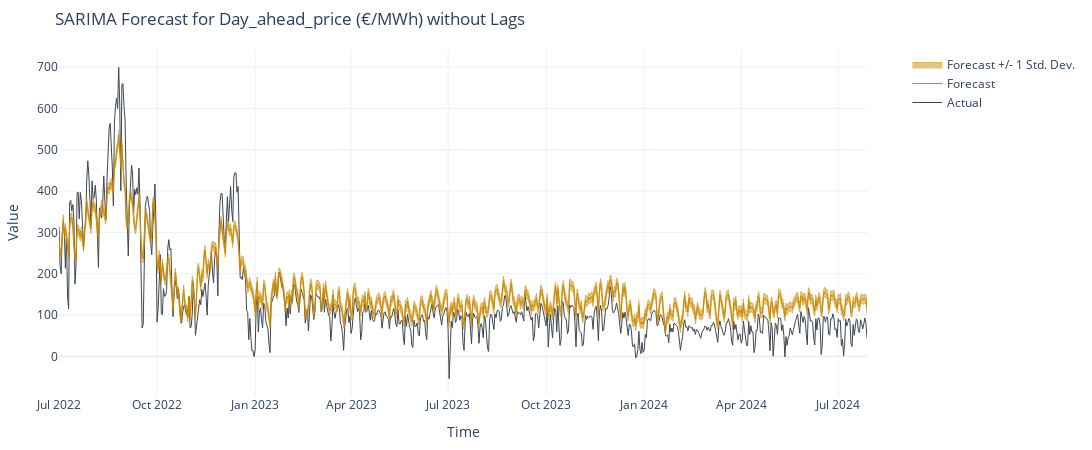

This figure's notebook cell:
### Markdown cell above
## Autoarima

### Code cell
# Entire prediction length for test data

import pandas as pd
import numpy as np
from pmdarima.arima import auto_arima
from statsmodels.tsa.statespace.sarimax import SARIMAX
from sklearn.metrics import mean_absolute_percentage_error, mean_absolute_error, mean_squared_error
import plotly.graph_objects as go

# Global variables
TARGET_COLUMN = "Day_ahead_price (€/MWh)"
START_DATE = "2022-07-01"
END_DATE = "2024-07-28"
INCLUDE_LAGS = False


def load_and_prepare_data(file_path, include_lags):
    """
    Load and prepare the dataset with or without lags.

    Args:
        file_path (str): Path to the CSV file.
        include_lags (bool): If True, includes lagged covariates.

    Returns:
        tuple: Time series data and covariates DataFrames.
    """
    df = pd.read_csv(file_path)
    df['Date'] = pd.to_datetime(df['Date'])
    covariate_columns = future_covariates_with_lags if include_lags else future_covariates_no_lags
    y = df.set_index('Date')[TARGET_COLUMN]
    X = df[['Date'] + covariate_columns].set_index('Date')
    return y.squeeze(), X


def fit_best_sarima_model(y_train, X_train):
    """
    Fit the best SARIMA model using auto_arima on the training data with covariates.

    Args:
        y_train (pd.Series): Target training data.
        X_train (pd.DataFrame): Covariate training data.

    Returns:
        pmdarima.ARIMA: The fitted SARIMA model.
    """
    best_model = auto_arima(
        y=y_train,
        X=X_train,
        start_p=0,
        start_q=0,
        start_P=0,
        start_Q=0,
        m=7,
        seasonal=True,
        stepwise=True,
        information_criterion='bic'
    )
    print(best_model.summary())
    return best_model


def generate_forecasts(best_model, X_forecast):
    """
    Generate multi-step forecasts using the best SARIMA model with covariates.

    Args:
        best_model (pmdarima.ARIMA): The fitted SARIMA model.
        X_forecast (pd.DataFrame): Future covariates for forecast period.

    Returns:
        pd.DataFrame: DataFrame containing dates and forecasted prices.
    """
    n_periods = len(X_forecast)
    forecast = best_model.predict(n_periods=n_periods, X=X_forecast)
    return pd.DataFrame({'Date': X_forecast.index, 'Forecasted_price': forecast})


def calculate_metrics(y_true, y_pred):
    """
    Calculate and print error metrics for the forecasts.

    Args:
        y_true (np.ndarray): Actual values.
        y_pred (np.ndarray): Predicted values.

    Returns:
        pd.DataFrame: DataFrame with error metrics.
    """
    mape_value = mean_absolute_percentage_error(y_true, y_pred) * 100
    mae_value = mean_absolute_error(y_true, y_pred)
    rmse_value = mean_squared_error(y_true, y_pred, squared=False)
    mse_value = mean_squared_error(y_true, y_pred)
    smape_value = np.mean(np.abs(y_true - y_pred) /
                          ((np.abs(y_true) + np.abs(y_pred)) / 2)) * 100

    print("Error Metrics on Test Set:")
    print(f"MAPE: {mape_value:.2f}%")
    print(f"MAE: {mae_value:.2f}")
    print(f"RMSE: {rmse_value:.2f}")
    print(f"MSE: {mse_value:.2f}")
    print(f"SMAPE: {smape_value:.2f}%")

    metrics_df = pd.DataFrame({
        "Metric": ["MAPE", "MAE", "RMSE", "MSE", "SMAPE"],
        "Value": [mape_value, mae_value, rmse_value, mse_value, smape_value]
    })
    return metrics_df


def plot_forecasts(y_true, forecast_df, estimated_std_dev):
    """
    Plot actual vs forecasted values with confidence intervals.

    Args:
        y_true (pd.Series): Actual values.
        forecast_df (pd.DataFrame): DataFrame containing dates and forecasted values.
        estimated_std_dev (float): Estimated standard deviation of residuals.
    """
    fig = go.Figure()

    # Actual data trace
    fig.add_trace(go.Scatter(
        x=y_true.index, y=y_true.values,
        mode='lines', line=dict(color="#3f4751", width=1),
        name="Actual"
    ))

    # Forecast mean trace
    fig.add_trace(go.Scatter(
        x=forecast_df["Date"], y=forecast_df["Forecasted_price"],
        mode='lines', line=dict(color="#ca8a04", width=1),
        name="Forecast"
    ))

    # Forecast +/- 1 standard deviation band
    fig.add_trace(go.Scatter(
        x=forecast_df["Date"], y=forecast_df["Forecasted_price"] +
        estimated_std_dev,
        fill=None, mode='lines', line=dict(color="#ca8a04", width=0.5), showlegend=False
    ))
    fig.add_trace(go.Scatter(
        x=forecast_df["Date"], y=forecast_df["Forecasted_price"] -
        estimated_std_dev,
        fill='tonexty', mode='lines', line=dict(color="#ca8a04", width=0.5),
        name="Forecast +/- 1 Std. Dev.", opacity=0.2
    ))

    # Layout
    fig.update_layout(
        title=f"SARIMA Forecast for {TARGET_COLUMN} {'with' if INCLUDE_LAGS else 'without'} Lags",
        xaxis_title="Time", yaxis_title="Value",
        legend=dict(x=1.05, y=1),
        margin=dict(l=50, r=50, t=50, b=50),
        template="plotly_white",
        width=1500, height=450
    )

    fig.show()


def save_results(metrics_df, forecast_df, include_lags):
    """
    Save error metrics and forecasted values to CSV files.

    Args:
        metrics_df (pd.DataFrame): DataFrame with error metrics.
        forecast_df (pd.DataFrame): DataFrame with forecasted values.
        include_lags (bool): Flag indicating if lags were included in the model.
    """
    metrics_path = f"sarima_error_metrics_{'with' if include_lags else 'without'}_lags.csv"
    forecast_path = f"forecasted_values_sarima_{'with' if include_lags else 'without'}_lags.csv"

    metrics_df.to_csv(metrics_path, index=False)
    forecast_df.to_csv(forecast_path, index=False)

    print(f"Error metrics saved at: {metrics_path}")
    print(f"Forecasted values saved at: {forecast_path}")


def main():
    # Determine file path based on include_lags flag
    file_path = '../../data/Final_data/final_data_july.csv' if INCLUDE_LAGS else '../../data/Final_data/final_data_no_lags.csv'

    # Load and prepare data
    y, X = load_and_prepare_data(file_path, INCLUDE_LAGS)

    # Split the data into training and forecasting periods
    y_train = y[y.index < START_DATE]
    X_train = X[X.index < START_DATE]
    X_forecast = X[(X.index >= START_DATE) & (X.index <= END_DATE)]

    # Fit SARIMA model with covariates
    best_sarima_model = fit_best_sarima_model(y_train, X_train)

    # Generate forecasts with covariates
    forecast_df = generate_forecasts(best_sarima_model, X_forecast)

    # Calculate error metrics
    result_df = pd.DataFrame(
        {'Date': y[y.index >= START_DATE].index, 'Actual': y[y.index >= START_DATE].values})
    result_df = result_df.merge(forecast_df, on='Date')
    metrics_df = calculate_metrics(
        result_df['Actual'], result_df['Forecasted_price'])

    # Estimate standard deviation of residuals on training data
    train_predictions = best_sarima_model.predict_in_sample(X=X_train)
    residuals = y_train - train_predictions
    estimated_std_dev = np.std(residuals)

    # Plot forecasts with confidence intervals
    plot_forecasts(result_df.set_index('Date')[
                   'Actual'], forecast_df, estimated_std_dev)

    # Save results
    save_results(metrics_df, forecast_df, INCLUDE_LAGS)


if __name__ == "__main__":
    main()

### Figure 1 — Plotly figure (JSON) as saved in the notebook; plotly's stock layout.template omitted (floating-point values rounded to 4 significant figures; data arrays with more than 128 entries replaced by an {"elided": "..."} marker saying what was removed)
{"data": [{"line": {"color": "#3f4751", "width": 1}, "mode": "lines", "name": "Actual", "type": "scatter", "x": {"elided": "759 str values"}, "y": {"elided": "759 float values"}}, {"line": {"color": "#ca8a04", "width": 1}, "mode": "lines", "name": "Forecast", "type": "scatter", "x": {"elided": "759 str values"}, "y": {"elided": "759 float values"}}, {"line": {"color": "#ca8a04", "width": 0.5}, "mode": "lines", "showlegend": false, "type": "scatter", "x": {"elided": "759 str values"}, "y": {"elided": "759 float values"}}, {"fill": "tonexty", "line": {"color": "#ca8a04", "width": 0.5}, "mode": "lines", "name": "Forecast +/- 1 Std. Dev.", "opacity": 0.2, "type": "scatter", "x": {"elided": "759 str values"}, "y": {"elided": "759 float values"}}], "layout": {"height": 450, "legend": {"x": 1.05, "y": 1}, "margin": {"b": 50, "l": 50, "r": 50, "t": 50}, "title": {"text": "SARIMA Forecast for Day_ahead_price (€/MWh) without Lags"}, "width": 1500, "xaxis": {"title": {"text": "Time"}}, "yaxis": {"title": {"text": "Value"}}}}
